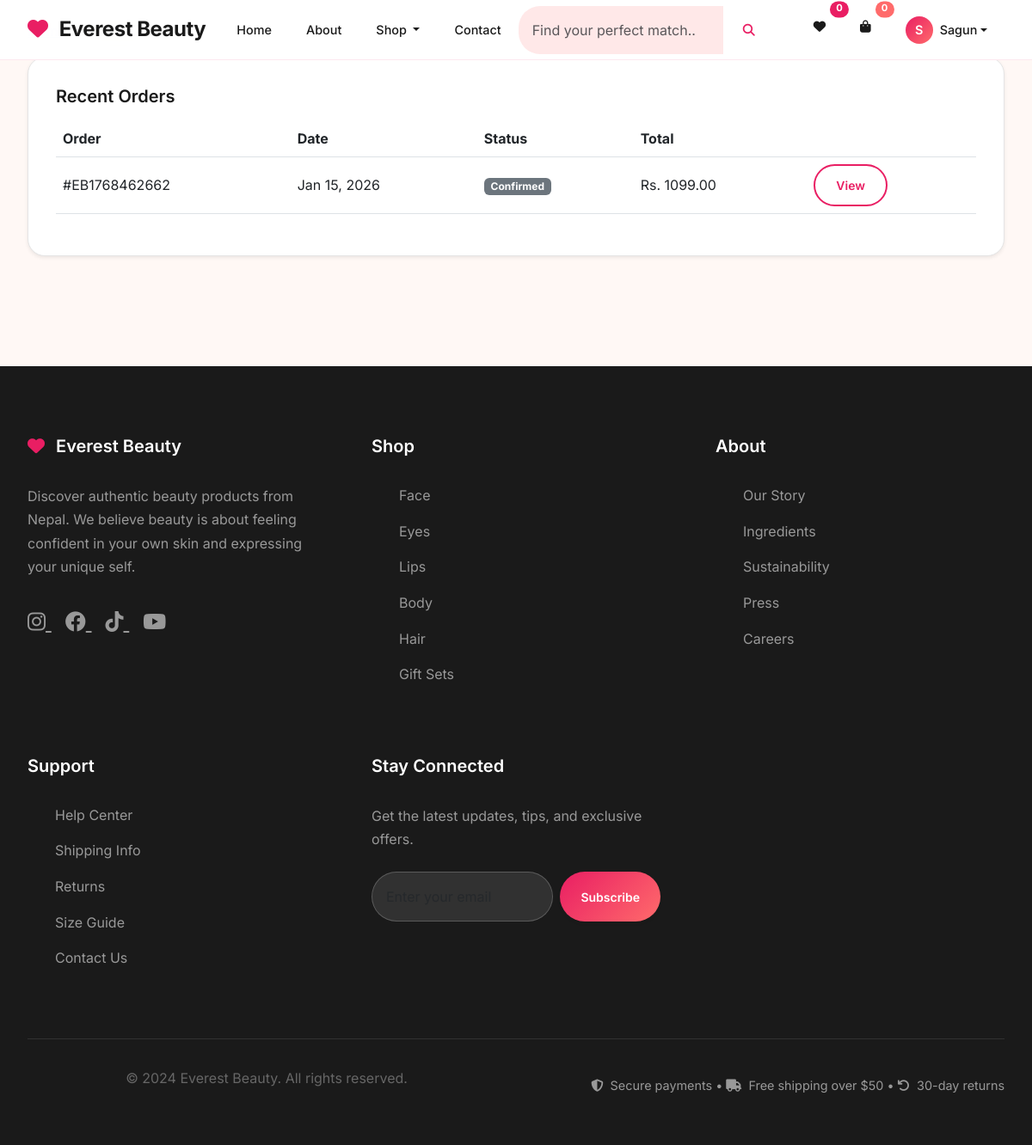
Page /orders/orders/ (signed in) on the earlier database version.
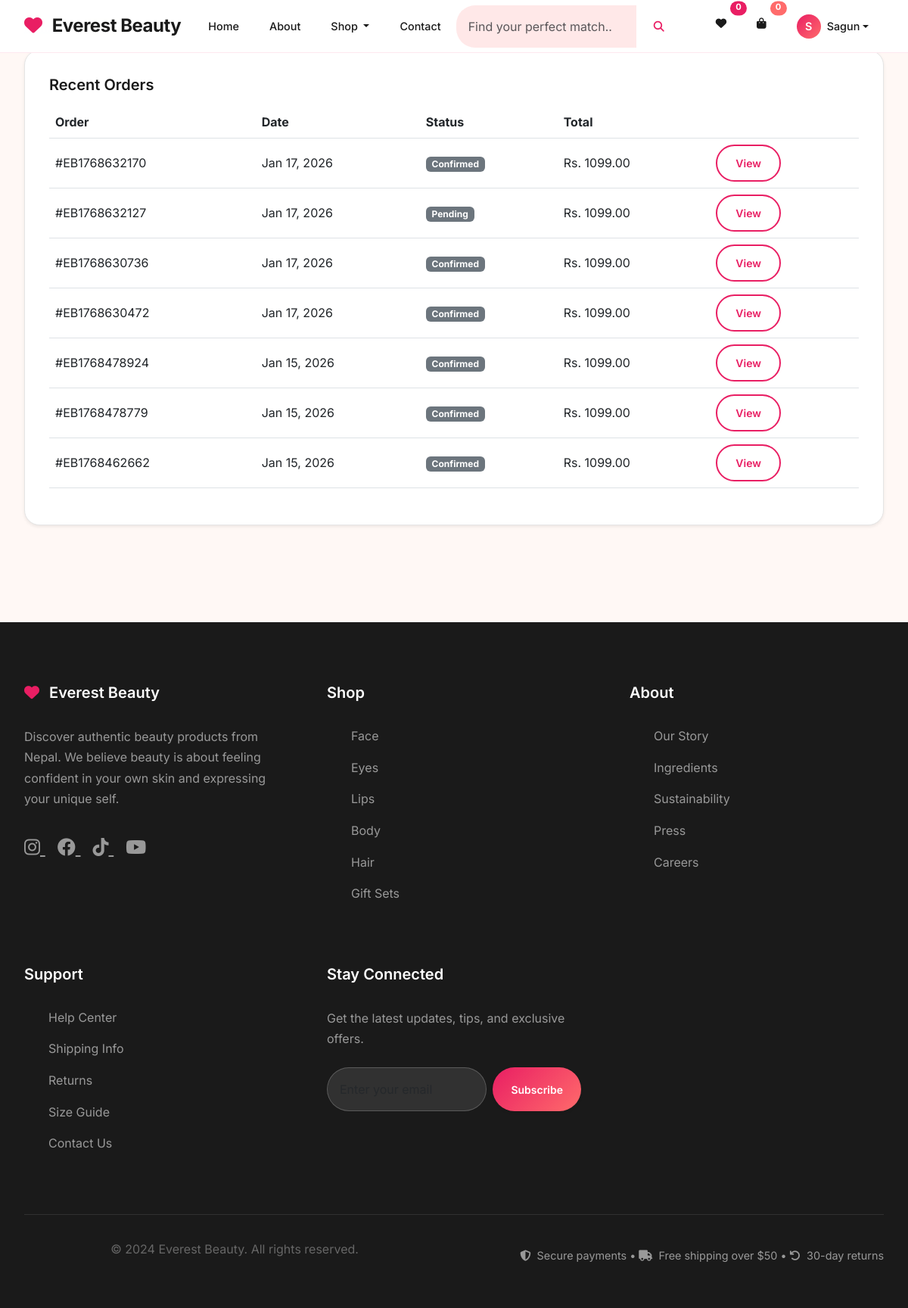
Same page on the later database version.
### order_management/models.py (models this page shows, shortened)
class Order(models.Model):
    ORDER_STATUS_CHOICES = [
        ('pending', 'Pending'),
        ('confirmed', 'Confirmed'),
        ('processing', 'Processing'),
        ('shipped', 'Shipped'),
        ('delivered', 'Delivered'),
        ('cancelled', 'Cancelled'),
        ('refunded', 'Refunded'),
    ]
    user = models.ForeignKey(User, on_delete=models.CASCADE, related_name='orders')
    order_number = models.CharField(max_length=20, unique=True)
    status = models.CharField(max_length=20, choices=ORDER_STATUS_CHOICES, default='pending')
    total_amount = models.DecimalField(max_digits=10, decimal_places=2, validators=[MinValueValidator(Decimal('0.00'))])
    shipping_address = models.TextField()
    shipping_phone = models.CharField(max_length=15)
    shipping_email = models.EmailField()
    payment_method = models.CharField(max_length=50, default='khalti')
    payment_status = models.CharField(max_length=20, default='pending')
    created_at = models.DateTimeField(auto_now_add=True)
    updated_at = models.DateTimeField(auto_now=True)
    class Meta:
        ordering = ['-created_at']
        verbose_name = 'Order'
        verbose_name_plural = 'Orders'

### order_management/views.py (the view)
# urls.py: path('orders/', views.order_list, name='order_list'),
@login_required
def order_list(request):
    orders = Order.objects.filter(user=request.user).order_by('-created_at')
    context = {
        'orders': orders,
    }
    return render(request, 'order_management/order_list.html', context)

### templates/order_management/order_list.html (shortened to what this page needs)
{% extends 'base.html' %}
{% block content %}
<div class="container mt-4">
	<nav aria-label="breadcrumb">
		<ol class="breadcrumb">
			<li class="breadcrumb-item"><a href="{% url 'dashboard:home' %}">Home</a></li>
			<li class="breadcrumb-item active" aria-current="page">My Orders</li>
		</ol>
	</nav>
	<div class="card shadow-sm">
		<div class="card-body">
			<h5 class="card-title mb-3">Recent Orders</h5>
			{% if orders %}
			<table class="table align-middle">
				<thead>
					<tr>
						<th>Order</th>
						<th>Date</th>
						<th>Status</th>
						<th>Total</th>
						<th></th>
					</tr>
				</thead>
				<tbody>
					{% for order in orders %}
					<tr>
						<td>#{{ order.order_number }}</td>
						<td>{{ order.created_at|date:'M d, Y' }}</td>
						<td><span class="badge bg-secondary">{{ order.get_status_display }}</span></td>
						<td>Rs. {{ order.total_amount }}</td>
						<td><a class="btn btn-sm btn-outline-primary" href="{% url 'order_management:order_detail' order_id=order.id %}">View</a></td>
					</tr>
					{% endfor %}
				</tbody>
			</table>
			{% else %}
			<p class="text-muted mb-0">You have no orders yet.</p>
			{% endif %}
		</div>
	</div>
</div>
{% endblock %}

### templates/base.html (shortened to what this page needs)
<!DOCTYPE html>
<html lang="en">
<head>
    <link href="https://cdn.jsdelivr.net/npm/bootstrap@5.3.0/dist/css/bootstrap.min.css" rel="stylesheet">
    <link rel="stylesheet" href="https://cdnjs.cloudflare.com/ajax/libs/font-awesome/6.4.0/css/all.min.css">
    {% load static %}
    <link rel="stylesheet" href="{% static 'css/rare-beauty-style.css' %}">
</head>
<body>
    <nav class="navbar navbar-expand-lg">
        <div class="container">
            <a class="navbar-brand" href="{% url 'dashboard:home' %}">
                <i class="fas fa-heart me-2" style="color: var(--rare-pink);"></i>
                Everest Beauty
            </a>
            <div class="collapse navbar-collapse" id="navbarNav">
                <ul class="navbar-nav mx-auto">
                    <li class="nav-item">
                        <a class="nav-link" href="{% url 'dashboard:home' %}">Home</a>
                    </li>
                    <li class="nav-item">
                        <a class="nav-link" href="{% url 'dashboard:about' %}">About</a>
                    </li>
                    <li class="nav-item dropdown">
                        <a class="nav-link dropdown-toggle" href="#" role="button" data-bs-toggle="dropdown">
                            Shop
                        </a>
                    </li>
                    <li class="nav-item">
                        <a class="nav-link" href="{% url 'dashboard:contact' %}">Contact</a>
                    </li>
                </ul>
                <form class="d-flex me-4" method="GET" action="{% url 'dashboard:search_products' %}">
                    <div class="input-group">
                        <input class="form-control border-0" type="search" name="q" placeholder="Find your perfect match..." aria-label="Search" style="background: var(--rare-soft-pink); border-radius: 25px 0 0 25px;">
                        <button class="btn btn-outline-primary border-0" type="submit" style="border-radius: 0 25px 25px 0;">
                            <i class="fas fa-search"></i>
                        </button>
                    </div>
                </form>
                <ul class="navbar-nav">
                    {% if user.is_authenticated %}
                        <li class="nav-item">
                            <a class="nav-link position-relative" href="{% url 'dashboard:wishlist' %}">
                                <i class="fas fa-heart"></i>
                                <span class="position-absolute top-0 start-100 translate-middle badge rounded-pill" style="background: var(--rare-pink); font-size: 0.7rem;">{{ navbar_wishlist_count|default:0 }}</span>
                            </a>
                        </li>
                        <li class="nav-item">
                            <a class="nav-link position-relative" href="{% url 'dashboard:cart' %}">
                                <i class="fas fa-shopping-bag"></i>
                                <span class="position-absolute top-0 start-100 translate-middle badge rounded-pill" style="background: var(--rare-coral); font-size: 0.7rem;">{{ navbar_cart_count|default:0 }}</span>
                            </a>
                        </li>
                        <li class="nav-item dropdown">
                            <a class="nav-link dropdown-toggle d-flex align-items-center" href="#" role="button" data-bs-toggle="dropdown" aria-expanded="false">
                                <div class="user-avatar me-2">
                                    {{ user.first_name.0|default:user.username.0|upper }}
                                </div>
                                <span class="user-name">{{ user.first_name|default:user.username }}</span>
                            </a>
                        </li>
                    {% endif %}
                </ul>
            </div>
        </div>
    </nav>
    <main>
        {% block content %}{% endblock %}
    </main>
    <footer class="footer">
        <div class="container">
            <div class="footer-content">
                <div class="footer-section">
                    <h5>
                        <i class="fas fa-heart me-2" style="color: var(--rare-pink);"></i>
                        Everest Beauty
                    </h5>
                    <p style="color: var(--text-light); line-height: 1.7; margin-bottom: 2rem;">
                        Discover authentic beauty products from Nepal. We believe beauty is about feeling confident in your own skin and expressing your unique self.
                    </p>
                    <div class="social-links">
                        <a href="#" style="color: var(--text-light); font-size: 1.5rem; margin-right: 1rem; transition: var(--transition);" onmouseover="this.style.color='var(--rare-pink)'" onmouseout="this.style.color='var(--text-light)'">
                            <i class="fab fa-instagram"></i>
                        </a>
                        <a href="#" style="color: var(--text-light); font-size: 1.5rem; margin-right: 1rem; transition: var(--transition);" onmouseover="this.style.color='var(--rare-pink)'" onmouseout="this.style.color='var(--text-light)'">
                            <i class="fab fa-facebook"></i>
                        </a>
                        <a href="#" style="color: var(--text-light); font-size: 1.5rem; margin-right: 1rem; transition: var(--transition);" onmouseover="this.style.color='var(--rare-pink)'" onmouseout="this.style.color='var(--text-light)'">
                            <i class="fab fa-tiktok"></i>
                        </a>
                        <a href="#" style="color: var(--text-light); font-size: 1.5rem; margin-right: 1rem; transition: var(--transition);" onmouseover="this.style.color='var(--rare-pink)'" onmouseout="this.style.color='var(--text-light)'">
                            <i class="fab fa-youtube"></i>
                        </a>
                    </div>
                </div>
                <div class="footer-section">
                    <h5>Shop</h5>
                    <ul>
                        <li><a href="#">Face</a></li>
                        <li><a href="#">Eyes</a></li>
                        <li><a href="#">Lips</a></li>
                        <li><a href="#">Body</a></li>
                        <li><a href="#">Hair</a></li>
                        <li><a href="#">Gift Sets</a></li>
                    </ul>
                </div>
                <div class="footer-section">
                    <h5>About</h5>
                    <ul>
                        <li><a href="#">Our Story</a></li>
                        <li><a href="#">Ingredients</a></li>
                        <li><a href="#">Sustainability</a></li>
                        <li><a href="#">Press</a></li>
                        <li><a href="#">Careers</a></li>
                    </ul>
                </div>
                <div class="footer-section">
                    <h5>Support</h5>
                    <ul>
                        <li><a href="#">Help Center</a></li>
                        <li><a href="#">Shipping Info</a></li>
                        <li><a href="#">Returns</a></li>
                        <li><a href="#">Size Guide</a></li>
                        <li><a href="#">Contact Us</a></li>
                    </ul>
                </div>
                <div class="footer-section">
                    <h5>Stay Connected</h5>
                    <p style="color: var(--text-light); margin-bottom: 1.5rem;">Get the latest updates, tips, and exclusive offers.</p>
                    <form class="d-flex gap-2">
                        <input type="email" class="form-control" placeholder="Enter your email" style="background: rgba(255,255,255,0.1); border: 1px solid rgba(255,255,255,0.2); color: white; border-radius: var(--radius-full);">
                        <button type="submit" class="btn btn-primary">Subscribe</button>
                    </form>
                </div>
            </div>
            <div class="footer-bottom">
                <div class="row align-items-center">
                    <div class="col-md-6">
                        <p>&copy; 2024 Everest Beauty. All rights reserved.</p>
                    </div>
                    <div class="col-md-6 text-md-end">
                        <span style="color: var(--text-light); font-size: 0.9rem;">
                            <i class="fas fa-shield-alt me-1"></i>
                            Secure payments •
                            <i class="fas fa-truck me-1"></i>
                            Free shipping over $50 •
                            <i class="fas fa-undo me-1"></i>
                            30-day returns
                        </span>
                    </div>
                </div>
            </div>
        </div>
    </footer>
</body>
</html>

Differences in the rows shown:
added Order: order_number "EB1768632170", created_at "Jan 17, 2026", status "Confirmed", total_amount "1099.00"
added Order: order_number "EB1768632127", created_at "Jan 17, 2026", status "Pending", total_amount "1099.00"
added Order: order_number "EB1768630736", created_at "Jan 17, 2026", status "Confirmed", total_amount "1099.00"
added Order: order_number "EB1768630472", created_at "Jan 17, 2026", status "Confirmed", total_amount "1099.00"
added Order: order_number "EB1768478924", created_at "Jan 15, 2026", status "Confirmed", total_amount "1099.00"
added Order: order_number "EB1768478779", created_at "Jan 15, 2026", status "Confirmed", total_amount "1099.00"
